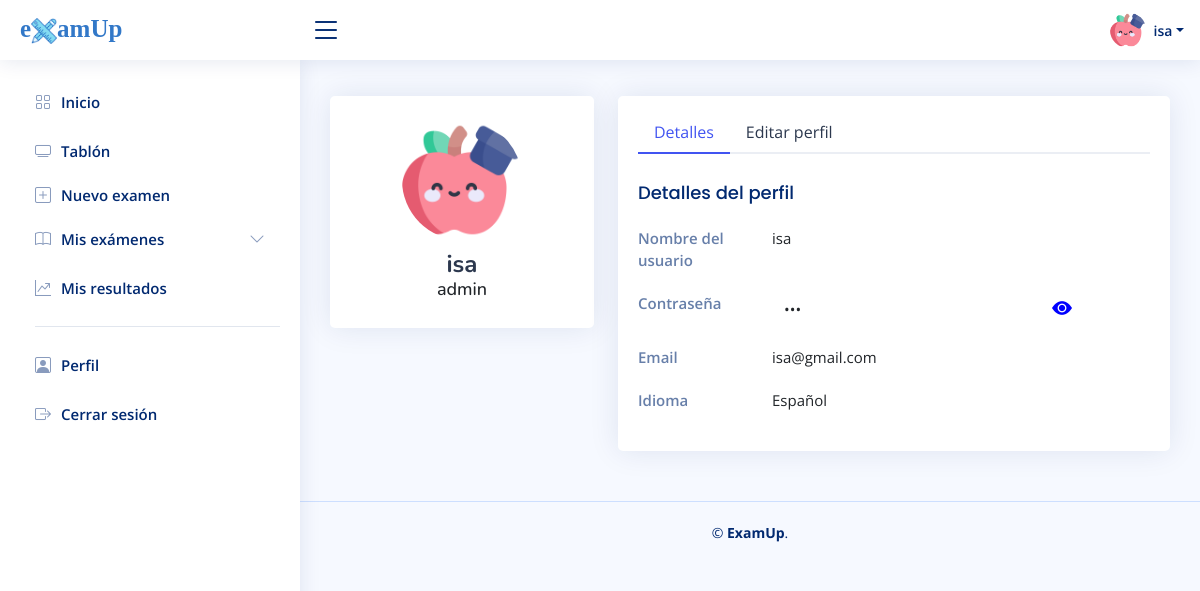
The app's page /app/main.php?profile (signed in) with its own data.
### tables this page shows
CREATE TABLE `translations` (
  `id_translation` int(255) NOT NULL,
  `component_name` varchar(255) NOT NULL,
  `es_ES` text NOT NULL,
  `en_EN` text NOT NULL
);

CREATE TABLE `rols` (
  `id_rol` int(255) NOT NULL,
  `rol_name` varchar(255) NOT NULL,
  `rol_key` int(255) NOT NULL
);

CREATE TABLE `users` (
  `id_user` int(255) NOT NULL,
  `gid_user` varchar(255) NOT NULL,
  `user_name` varchar(255) NOT NULL,
  `email` varchar(255) NOT NULL,
  `password` varchar(255) NOT NULL,
  `rol_key` int(255) NOT NULL,
  `lang_key` int(255) NOT NULL
);

CREATE TABLE `languages` (
  `id_language` int(255) NOT NULL,
  `code_name` varchar(255) NOT NULL,
  `description` varchar(255) NOT NULL,
  `lang_key` int(255) NOT NULL,
  `img` text NOT NULL
);

### app/main.php (the view, shortened to what this page needs)
<?php
    include "../conection/config.php";
    $consultaTrans = "SELECT * FROM translations";
    $resultadoTrans = $conection->query($consultaTrans);
?>
<!DOCTYPE html>
<html lang="en">
<head>
  <link href="assets/vendor/bootstrap/css/bootstrap.min.css" rel="stylesheet">
  <link href="assets/vendor/bootstrap-icons/bootstrap-icons.css" rel="stylesheet">
  <link href="assets/vendor/boxicons/css/boxicons.min.css" rel="stylesheet">
  <link href="assets/vendor/quill/quill.snow.css" rel="stylesheet">
  <link href="assets/vendor/quill/quill.bubble.css" rel="stylesheet">
  <link href="assets/vendor/remixicon/remixicon.css" rel="stylesheet">
  <link href="assets/vendor/simple-datatables/style.css" rel="stylesheet">
  <link href="assets/css/style.css" rel="stylesheet">
    <link rel="stylesheet" href="//code.jquery.com/ui/1.12.1/themes/base/jquery-ui.css">
</head>
<body>
  <header id="header" class="header fixed-top d-flex align-items-center">
    <div class="d-flex align-items-center justify-content-between">
      <a href="main.php" class="logo d-flex align-items-center">
        <span style="font-family:matisan; font-size:25px; color:#3278c8">e<img src="assets/img/logotipo2.png" style="width:20; height:20;margin:0px">amUp</span>
      </a>
      <i class="bi bi-list toggle-sidebar-btn"></i>
    </div>
    <nav class="header-nav ms-auto">
      <ul class="d-flex align-items-center">
        <li class="nav-item dropdown pe-3">
          <a class="nav-link nav-profile d-flex align-items-center pe-0" href="#" data-bs-toggle="dropdown">
            <img src="assets/img/profile2.png" alt="Profile" class="rounded-circle">
            <span class="d-none d-md-block dropdown-toggle ps-2"><?php echo ($_SESSION['username']) ?></span>
          </a>
        </li>
      </ul>
    </nav>
  </header>
  <aside id="sidebar" class="sidebar">
    <ul class="sidebar-nav" id="sidebar-nav">
      <li class="nav-item">
        <a class="nav-link collapsed" href="main.php">
          <i class="bi bi-grid"></i>
          <span id="sidebarHome">
              <?php foreach ($resultadoTrans as $traduccion) {
                    if ($traduccion['component_name'] === 'sidebarHome') {$contenido = $traduccion[$_SESSION['language']]; echo $contenido; break;}
                } ?>
            </span>
        </a>
      </li>
      <li class="nav-item">
        <a class="nav-link collapsed" href="main.php?exams=public">
          <i class="bi bi-tv"></i><span id="sidebarBoard"><?php foreach ($resultadoTrans as $traduccion) {
                    if ($traduccion['component_name'] === 'sidebarBoard') {$contenido = $traduccion[$_SESSION['language']]; echo $contenido; break;}
                    } ?></span>
        </a>
        <a class="nav-link collapsed" id="sidebarNew" href="main.php?exams=create">
          <i class="bi bi-plus-square"></i>
            <span>
                <?php foreach ($resultadoTrans as $traduccion) {
                    if ($traduccion['component_name'] === 'sidebarNew') {$contenido = $traduccion[$_SESSION['language']]; echo $contenido; break;}
                    } ?>
            </span>
        </a>
        <a class="nav-link collapsed" id="sidebarMyexams" data-bs-target="#components-nav" data-bs-toggle="collapse" href="#">
          <i class="bi bi-book"></i><span>
            <?php foreach ($resultadoTrans as $traduccion) {
                    if ($traduccion['component_name'] === 'sidebarMyexams') {$contenido = $traduccion[$_SESSION['language']]; echo $contenido; break;}
                    } ?>
            </span>
            <i class="bi bi-chevron-down ms-auto"></i>
        </a>
      </li>
      <li class="nav-item">
         <a class="nav-link collapsed" href="main.php?charts=table">
          <i class="bi bi-graph-up-arrow"></i>
             <span id="sidebarMyresults">
                 <?php foreach ($resultadoTrans as $traduccion) {
                    if ($traduccion['component_name'] === 'sidebarMyresults') {$contenido = $traduccion[$_SESSION['language']]; echo $contenido; break;}
                    } ?>
             </span>
        </a>
      </li>
      <li class="nav-heading"><hr></li>
      <li class="nav-item">
        <a class="nav-link collapsed" href="main.php?profile">
          <i class="bi bi-person-square"></i>
          <span id="sidebarProfile">
              <?php foreach ($resultadoTrans as $traduccion) {
                    if ($traduccion['component_name'] === 'sidebarProfile') {$contenido = $traduccion[$_SESSION['language']]; echo $contenido; break;}
                    } ?>
            </span>
        </a>
      </li>
      <li class="nav-item">
        <a class="nav-link collapsed" href="logout/logout.php">
          <i class="bi bi-box-arrow-right"></i>
          <span id="sidebarLogout">
              <?php foreach ($resultadoTrans as $traduccion) {
                    if ($traduccion['component_name'] === 'sidebarLogout') {$contenido = $traduccion[$_SESSION['language']]; echo $contenido; break;}
                    } ?>
            </span>
        </a>
      </li>
    </ul>
  </aside>
  <main id="main" class="main">
    <section class="section dashboard">
      <div class="row">
        <?php
            if (isset($_GET['profile'])) {
                include 'profile.php';
            }
        ?>
      </div>
    </section>
  </main>
<?php
    if(!empty($_GET)) {
      echo '<footer id="footer" class="footer">
        <div class="copyright">
          &copy; <strong><span>ExamUp</span></strong>.
        </div>
      </footer> ';
    }
?>
</body>
</html>

### app/profile.php (shortened to what this page needs)
<!DOCTYPE html>
<html lang="en">
<head>
</head>
    <body>
        <main>
            <section class="section profile">
              <div class="row">
                <div class="col-xl-4">
                  <div class="card">
                    <div class="card-body profile-card pt-4 d-flex flex-column align-items-center">
                      <img src="assets/img/profile2.png" alt="Profile" class="rounded-circle">
                      <h2><?php  echo ($_SESSION['username']) ?></h2>
                      <h3>
                          <?php
                            $consulta = 'SELECT rol_name FROM rols WHERE rol_key="'.$_SESSION['rolkey'].'" ';
                            $resultado = $conection->query($consulta);
                            $fila=$resultado->fetch_assoc();
                            $roluser = $fila['rol_name'];
                            echo $roluser
                          ?>
                    </h3>
                    </div>
                  </div>
                </div>
                <div class="col-xl-8">
                  <div class="card">
                    <div class="card-body pt-3">
                      <ul class="nav nav-tabs nav-tabs-bordered">
                        <li class="nav-item">
                          <button class="nav-link active" id="profileDetails" data-bs-toggle="tab" data-bs-target="#profile-overview">
                              <?php foreach ($resultadoTrans as $traduccion) {
                                if ($traduccion['component_name'] === 'profileDetails') {$contenido = $traduccion[$_SESSION['language']]; echo $contenido; break;}
                                }
                              ?>
                            </button>
                        </li>
                        <li class="nav-item">
                          <button id="profileEdit" class="nav-link" data-bs-toggle="tab" data-bs-target="#profile-edit"><?php foreach ($resultadoTrans as $traduccion) {
                                if ($traduccion['component_name'] === 'profileEdit') {$contenido = $traduccion[$_SESSION['language']]; echo $contenido; break;}
                                }
                              ?></button>
                        </li>
                      </ul>
                      <div class="tab-content pt-2">
                        <div class="tab-pane fade show active profile-overview" id="profile-overview">
                          <h5 id="profileTitleDetails" class="card-title"><?php foreach ($resultadoTrans as $traduccion) {
                                if ($traduccion['component_name'] === 'profileTitleDetails') {$contenido = $traduccion[$_SESSION['language']]; echo $contenido; break;}
                                }
                              ?>
                            </h5>
                          <div class="row">
                            <div id="profileNameDetails" class="col-lg-3 col-md-4 label "><?php foreach ($resultadoTrans as $traduccion) {
                                if ($traduccion['component_name'] === 'profileNameDetails') {$contenido = $traduccion[$_SESSION['language']]; echo $contenido; break;}
                                }
                              ?></div>
                            <div class="col-lg-9 col-md-8"><?php  echo ($_SESSION['username']) ?></div>
                          </div>
                           <div class="row">
                                <div id="profilePasswordDetails" class="col-lg-3 col-md-4 label"><?php foreach ($resultadoTrans as $traduccion) {
                                if ($traduccion['component_name'] === 'profilePasswordDetails') {$contenido = $traduccion[$_SESSION['language']]; echo $contenido; break;}
                                }
                              ?></div>
                                <div class="col-lg-6 col-md-6">
                                    <input id="password-input" class="form-control" type="password" style="background:white; border:none; font-size:0.95rem;" value=
                                    <?php
                                    $consulta = 'SELECT password FROM users WHERE user_name="'.$_SESSION['username'].'" ';
                                    $resultado = $conection->query($consulta);
                                    $fila=$resultado->fetch_assoc();
                                    $password = $fila['password'];
                                    echo $password
                                    ?>
                                    disabled>
                                </div>
                                <div class="col-lg-3 col-md-2">
                                    <button id="toggle-password" class="btn btn-secondary" style="color:blue; border:none; background:white; font-size: 20px; line-height: 0;">
                                        <i class="bi bi-eye-fill"></i>
                                    </button>
                                </div>
                            </div>
                          <div class="row">
                            <div class="col-lg-3 col-md-4 label">Email</div>
                            <div class="col-lg-9 col-md-8">
                                <?php
                                    $consulta = 'SELECT email FROM users WHERE user_name="'.$_SESSION['username'].'" ';
                                    $resultado = $conection->query($consulta);
                                    $fila=$resultado->fetch_assoc();
                                    $email = $fila['email'];
                                    echo $email
                                  ?>
                            </div>
                          </div>
                          <div class="row">
                            <div id="profileLanguageDetails" class="col-lg-3 col-md-4 label"><?php foreach ($resultadoTrans as $traduccion) {
                                if ($traduccion['component_name'] === 'profileLanguageDetails') {$contenido = $traduccion[$_SESSION['language']]; echo $contenido; break;}
                                }
                              ?></div>
                            <div class="col-lg-9 col-md-8">
                              <?php
                                    $consulta = 'SELECT description FROM languages WHERE lang_key="'.$_SESSION['langkey'].'" ';
                                    $resultado = $conection->query($consulta);
                                    $fila=$resultado->fetch_assoc();
                                    $idioma = $fila['description'];
                                    echo $idioma
                                  ?>
                            </div>
                          </div>
                        </div>
                      </div>
                    </div>
                  </div>
                </div>
              </div>
            </section>
        </main>
    </body>
</html>

### app/assets/css/style.css (style rules this page uses)
:root { scroll-behavior: smooth; }
body { font-family: "Open Sans", sans-serif; background: #f6f9ff; color: #444444; }
a { color: #4154f1; text-decoration: none; }
h1, h2, h3, h4, h5, h6 { font-family: "Nunito", sans-serif; }
#main { margin-top: 60px; padding: 20px 30px; transition: all 0.3s; }
.card { margin-bottom: 30px; border: none; border-radius: 5px; box-shadow: 0px 0 30px rgba(1, 41, 112, 0.1); }
.card-title { padding: 20px 0 15px 0; font-size: 18px; font-weight: 500; color: #012970; font-family: "Poppins", sans-serif; }
.card-body { padding: 0 20px 20px 20px; }
.nav-tabs-bordered { border-bottom: 2px solid #ebeef4; }
.nav-tabs-bordered .nav-link { margin-bottom: -2px; border: none; color: #2c384e; }
.nav-tabs-bordered .nav-link.active { background-color: #fff; color: #4154f1; border-bottom: 2px solid #4154f1; }
.logo { line-height: 1; }
@media (min-width: 1200px) { .logo { width: 280px; } }
.logo img { max-height: 26px; margin-right: 6px; }
.logo span { font-size: 26px; font-weight: 700; color: #012970; font-family: "Nunito", sans-serif; }
.header { transition: all 0.5s; z-index: 997; height: 60px; box-shadow: 0px 2px 20px rgba(1, 41, 112, 0.1); background-color: #fff; padding-left: 20px; }
.header .toggle-sidebar-btn { font-size: 32px; padding-left: 10px; cursor: pointer; color: #012970; }
.header-nav ul { list-style: none; }
.header-nav>ul { margin: 0; padding: 0; }
.header-nav .nav-profile { color: #012970; }
.header-nav .nav-profile img { max-height: 36px; }
.header-nav .nav-profile span { font-size: 14px; font-weight: 600; }
.sidebar { position: fixed; top: 60px; left: 0; bottom: 0; width: 300px; z-index: 996; transition: all 0.3s; padding: 20px; overflow-y: auto; scrollbar-width: thin; scrollbar-color: #aab7cf transparent; box-shadow: 0px 0px 20px rgba(1, 41, 112, 0.1); background-color: #fff; }
@media (min-width: 1200px) { #main, #footer { margin-left: 300px; } }
.sidebar-nav { padding: 0; margin: 0; list-style: none; }
.sidebar-nav li { padding: 0; margin: 0; list-style: none; }
.sidebar-nav .nav-item { margin-bottom: 5px; }
.sidebar-nav .nav-heading { font-size: 11px; text-transform: uppercase; color: #899bbd; font-weight: 600; margin: 10px 0 5px 15px; }
.sidebar-nav .nav-link { display: flex; align-items: center; font-size: 15px; font-weight: 600; color: #4154f1; transition: 0.3; background: #f6f9ff; padding: 10px 15px; border-radius: 4px; }
.sidebar-nav .nav-link i { font-size: 16px; margin-right: 10px; color: #4154f1; }
.sidebar-nav .nav-link.collapsed { color: #012970; background: #fff; }
.sidebar-nav .nav-link.collapsed i { color: #899bbd; }
.sidebar-nav .nav-link .bi-chevron-down { margin-right: 0; transition: transform 0.2s ease-in-out; }
.profile .profile-card img { max-width: 120px; }
.profile .profile-card h2 { font-size: 24px; font-weight: 700; color: #2c384e; margin: 10px 0 0 0; }
.profile .profile-card h3 { font-size: 18px; }
.profile .profile-overview .row { margin-bottom: 20px; font-size: 15px; }
.profile .profile-overview .card-title { color: #012970; }
.profile .profile-overview .label { font-weight: 600; color: rgba(1, 41, 112, 0.6); }
.footer { padding: 20px 0; font-size: 14px; transition: all 0.3s; border-top: 1px solid #cddfff; }
.footer .copyright { text-align: center; color: #012970; }

### records on screen
translations: es_ES "Inicio"
translations: es_ES "Tablón"
translations: es_ES "Nuevo examen"
translations: es_ES "Mis exámenes"
translations: es_ES "Mis resultados"
translations: es_ES "Perfil"
translations: es_ES "Cerrar sesión"
rols: rol_name "admin"
translations: es_ES "Detalles"
translations: es_ES "Editar perfil"
translations: es_ES "Detalles del perfil"
translations: es_ES "Nombre del usuario"
translations: es_ES "Contraseña"
users: email "isa@gmail.com"
translations: es_ES "Idioma"
languages: description "Español"

### other values on screen
$_SESSION['username'] "isa"
